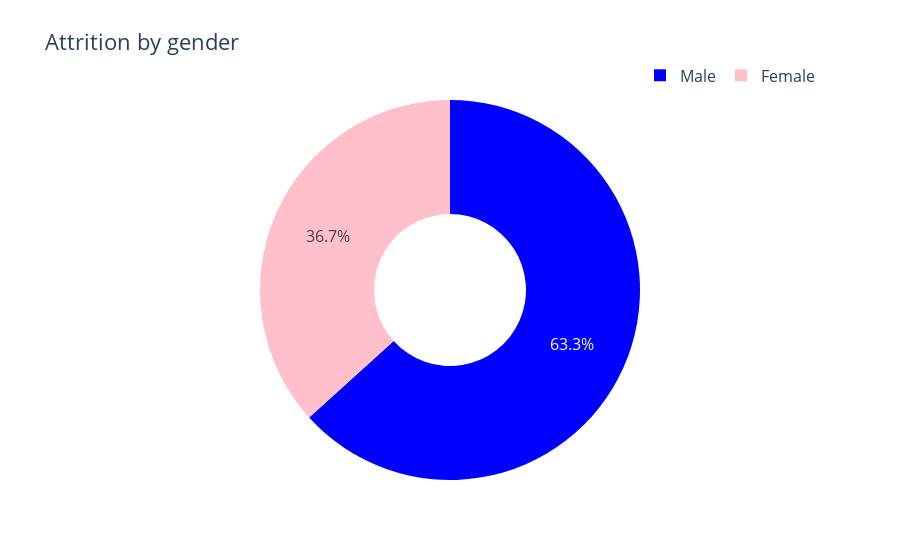

Write notebook code for a chart like this one.
### Markdown cell above
### We can see that the employees who don't get promotions leave the organization more compared to the employees who got promotions. Now let's have a look at the percentage of attrition by gender:

### Code cell
attrition_by = attr_df.groupby(["Gender"]).size().reset_index(name = "Count")

fig = go.Figure(
    data=[go.Pie(
        labels = attrition_by["Gender"],
        values = attrition_by["Count"],
        hole = 0.4,
        marker = dict(colors=["pink", "blue"]),
        textposition = "inside"    # outside
    )]
)

fig.update_layout(
    title = "Attrition by gender",
    font = dict(size=16),
    legend = dict(
        orientation = "h",
        yanchor = "bottom", # top
        y = 1.02,
        xanchor = "right",    # left
        x = 1
    )
)

fig.show()

### Figure 1 — Plotly figure (JSON) as saved in the notebook; plotly's stock layout.template omitted (floating-point values rounded to 4 significant figures)
{"data": [{"hole": 0.4, "labels": ["Female", "Male"], "marker": {"colors": ["pink", "blue"]}, "textposition": "inside", "type": "pie", "values": [87, 150]}], "layout": {"autosize": true, "font": {"size": 16}, "legend": {"orientation": "h", "x": 1, "xanchor": "right", "y": 1.02, "yanchor": "bottom"}, "title": {"text": "Attrition by gender"}}}
